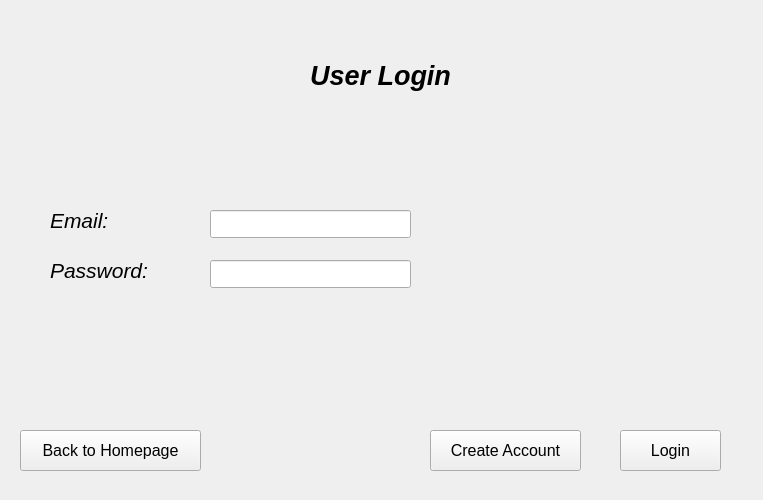
<?xml version="1.0" encoding="UTF-8"?>
<ui version="4.0">
 <class>MainWindow</class>
 <widget class="QMainWindow" name="MainWindow">
  <property name="geometry">
   <rect>
    <x>0</x>
    <y>0</y>
    <width>763</width>
    <height>500</height>
   </rect>
  </property>
  <property name="windowTitle">
   <string>MainWindow</string>
  </property>
  <widget class="QWidget" name="centralwidget">
   <widget class="QPushButton" name="loginBtn">
    <property name="geometry">
     <rect>
      <x>620</x>
      <y>430</y>
      <width>101</width>
      <height>41</height>
     </rect>
    </property>
    <property name="font">
     <font>
      <pointsize>12</pointsize>
     </font>
    </property>
    <property name="text">
     <string>Login</string>
    </property>
   </widget>
   <widget class="QLabel" name="label_3">
    <property name="geometry">
     <rect>
      <x>50</x>
      <y>250</y>
      <width>121</width>
      <height>41</height>
     </rect>
    </property>
    <property name="font">
     <font>
      <pointsize>16</pointsize>
      <italic>true</italic>
     </font>
    </property>
    <property name="text">
     <string>Password:</string>
    </property>
   </widget>
   <widget class="QPushButton" name="backBtn">
    <property name="geometry">
     <rect>
      <x>20</x>
      <y>430</y>
      <width>181</width>
      <height>41</height>
     </rect>
    </property>
    <property name="font">
     <font>
      <pointsize>12</pointsize>
     </font>
    </property>
    <property name="text">
     <string>Back to Homepage</string>
    </property>
   </widget>
   <widget class="QLineEdit" name="passField">
    <property name="geometry">
     <rect>
      <x>210</x>
      <y>260</y>
      <width>201</width>
      <height>28</height>
     </rect>
    </property>
   </widget>
   <widget class="QLabel" name="label_2">
    <property name="geometry">
     <rect>
      <x>50</x>
      <y>200</y>
      <width>91</width>
      <height>41</height>
     </rect>
    </property>
    <property name="font">
     <font>
      <pointsize>16</pointsize>
      <italic>true</italic>
     </font>
    </property>
    <property name="text">
     <string>Email:</string>
    </property>
   </widget>
   <widget class="QPushButton" name="accBtn">
    <property name="geometry">
     <rect>
      <x>430</x>
      <y>430</y>
      <width>151</width>
      <height>41</height>
     </rect>
    </property>
    <property name="font">
     <font>
      <pointsize>12</pointsize>
     </font>
    </property>
    <property name="text">
     <string>Create Account</string>
    </property>
   </widget>
   <widget class="QLineEdit" name="emailField">
    <property name="geometry">
     <rect>
      <x>210</x>
      <y>210</y>
      <width>201</width>
      <height>28</height>
     </rect>
    </property>
   </widget>
   <widget class="QLabel" name="label">
    <property name="geometry">
     <rect>
      <x>180</x>
      <y>20</y>
      <width>401</width>
      <height>111</height>
     </rect>
    </property>
    <property name="font">
     <font>
      <pointsize>20</pointsize>
      <italic>true</italic>
      <bold>true</bold>
     </font>
    </property>
    <property name="text">
     <string>User Login</string>
    </property>
    <property name="alignment">
     <set>Qt::AlignCenter</set>
    </property>
   </widget>
   <widget class="QLabel" name="oLabel">
    <property name="geometry">
     <rect>
      <x>180</x>
      <y>340</y>
      <width>401</width>
      <height>41</height>
     </rect>
    </property>
    <property name="font">
     <font>
      <pointsize>14</pointsize>
     </font>
    </property>
    <property name="text">
     <string/>
    </property>
    <property name="alignment">
     <set>Qt::AlignCenter</set>
    </property>
   </widget>
  </widget>
 </widget>
 <resources/>
 <connections/>
</ui>
